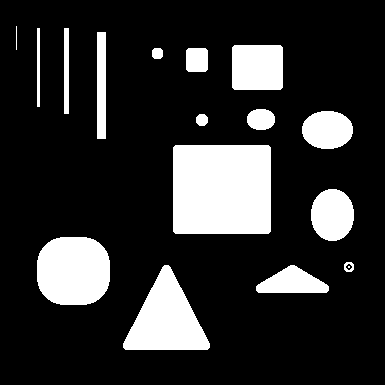
%> input picture grayscale images/shape.png, 385 x 385 px
$ octave shape_script.m   (GNU Octave 9; MATLAB toolbox functions it lacks are replaced by stand-ins)
%> lines starting %> are read from the running program, lines starting %| are printed output that depends on the picture; in (x1, y1, x2, y2) boxes, pixels count from 0 and x2, y2 are one past the last pixel; in counts of white or black regions, pixels touching at a corner belong together; the program's own positions count from 1
### utils/rescale_image.m
function h = rescale_image(F)

%rescale image values to be between 0 and 1
h = double(F);
h= h-min(min(h));
h = h/max(max(h));
end

### utils/make_circle.m
%%%%%%%%%%%%%%%%%%%%%%%%%%%%%%%%%%%%%%%%%%%%%%%%%%%%%%%%%%%%%%%%%%%%%%%%%%
%This function creates an circle as an initialization for segmentation.
%
%Input:
%   mx: height of the image
%   my: length of the image
%   r: radius of the circle
%Output:
%   Circ: circle region initialization
%%%%%%%%%%%%%%%%%%%%%%%%%%%%%%%%%%%%%%%%%%%%%%%%%%%%%%%%%%%%%%%%%%%%%%%%%%%
function Circ = make_circle(mx,my,r)

%determine center of circle
Cx = floor(mx/2);
Cy = floor(my/2);

%create circle
[columnsInImage rowsInImage] = meshgrid(1:mx, 1:my);

Circ = (rowsInImage - Cy).^2 ...
    + (columnsInImage - Cx).^2 <= r.^2;


end

### L1L2method/L1L2_two_phase.m
%%%%%%%%%%%%%%%%%%%%%%%%%%%%%%%%%%%%%%%%%%%%%%%%%%%%%%%%%%%%%%%%%%%%%%%%%%
%This function performs grayscale two phase segmentation using L1-alpha* L2
%TV.
%Input:
%   f: image
%   u_initial: initialization
%   pm: set of parameters
%
%Output:
%   u: segmentation result
%%%%%%%%%%%%%%%%%%%%%%%%%%%%%%%%%%%%%%%%%%%%%%%%%%%%%%%%%%%%%%%%%%%%%%%%%%%
function [u,c1,c2] = L1L2_two_phase(f,u_initial, pm)

    %set u
    u = u_initial;

    %compute c1 and c2
    error = 10^(-5)*eye(size(u));
    c1=sum(f(:).*u(:))./sum(u(:)+error(:));
    c2=sum(f(:).*(1-u(:)))./sum((1-u(:))+error(:));

    %compute r
    r = (c1-f).^2- (c2-f).^2;

    %run DCA algorithm
    for i = 1:pm.outer_iter
        u_old = u;

        u = PDHGLS(u, r, pm.alpha, pm.lambda, pm.c, pm.inner_iter, pm.tau, pm.beta);

        %update c1 and c2
        error = 10^(-5)*eye(size(u));
        c1=sum(f(:).*u(:))./sum(u(:)+error(:));
        c2=sum(f(:).*(1-u(:)))./sum((1-u(:))+error(:));

        %update r
        r = (c1-f).^2- (c2-f).^2;

        %compute relative error
        relerr = norm(u_old - u, 'fro')/max([norm(u_old, 'fro'), norm(u, 'fro'), eps]);

        %stopping condition
        if relerr <1e-6 && i > 2
            fprintf('Number of DCA inner iterations completed: %d \n \n', i);
            break;
        end
    end

    if i == pm.outer_iter
        fprintf('Number of DCA outer iterations completed: %d \n \n', i);
    end
end

### scripts/shape_script.m
%loading in angio image and rescaling it to [0,1]
fui8 = imread('shape.png');
%> fui8 is the input picture: size 385x385x3 uint8; 18.3% white; 17 white regions (1 under 20 px), largest, box (x1, y1, x2, y2) and area: (173, 145, 271, 234) 8710, (37, 237, 110, 305) 4300, (123, 265, 210, 350) 4183
fui8 = rgb2gray(fui8);
f = double(fui8);
[N,M] = size(f);
%> N = 385; M = 385
% fnoise = add_noise2(f,0.5);
% fg = double(fnoise);
% fg = rescale_image(fg);

fblur = imgaussfilt(f,2);
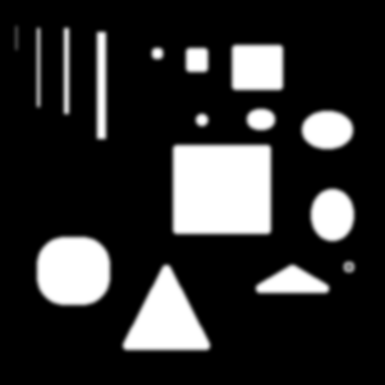
%> fblur: size 385x385 double; min 0, max 255, mean 46.6; drawn with min black and max white
fg = rescale_image(fblur);

f_clean = rescale_image(f);

%setting up parameters
pm.outer_iter = 20;
pm.alpha = 1.0;
pm.lambda = 50;
pm.c = 1e-8;
pm.inner_iter = 300;
pm.tau = 1/8;
pm.sigma = 1/8;
pm.method = 'PDHG';

%preinitialize u
u = make_circle(M,N,10);
u = double(u);

tic;
L1L2_1_u1 = L1L2_two_phase(fg, u, pm);
%> in L1L2_two_phase, `c1=sum(f(:).*u(:))./sum(u(:)+error(:));`: c1 = 1
%> in L1L2_two_phase, `c2=sum(f(:).*(1-u(:)))./sum((1-u(:))+error(:));`: c2 = 0.181
%> in L1L2_two_phase, `r = (c1-f).^2- (c2-f).^2;`:
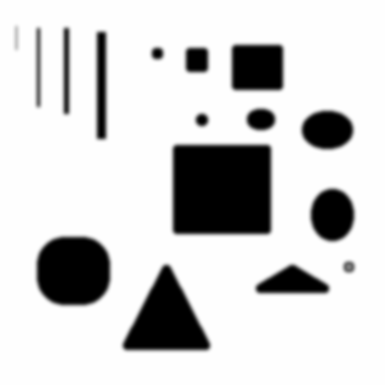
%> r: size 385x385 double; min -0.671, max 0.967, mean 0.668; drawn with min black and max white
%> the run ends on the next line

$ run again, with grayscale images/angio.jpg saved as grayscale images/shape.png
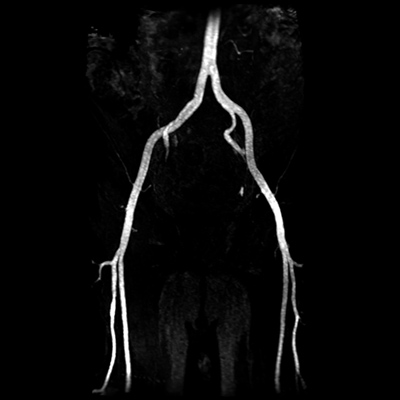
%> input picture grayscale images/angio.jpg, 400 x 400 px
%> fui8 is the input picture: size 400x400x3 uint8; min 0, max 255, mean 10.2
%> fui8: size 400x400 uint8
%> `fblur = imgaussfilt(f,2);`:
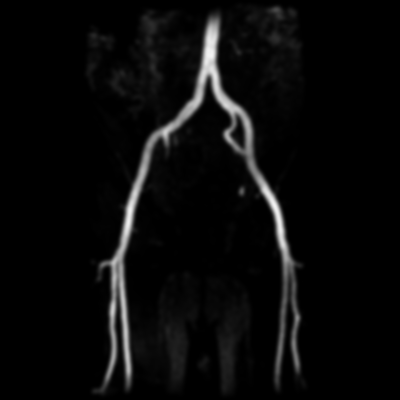
%> fblur: size 400x400 double; min 0, max 243.4, mean 10.2
%> c1 = 0.00153
%> c2 = 0.0422

$ run again, with grayscale images/hand.jpg saved as grayscale images/shape.png
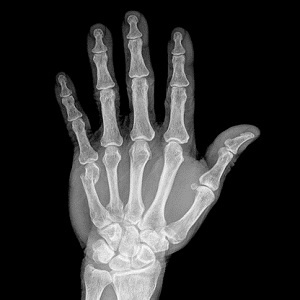
%> input picture grayscale images/hand.jpg, 300 x 300 px
%> fui8 is the input picture: size 300x300x3 uint8; min 0, max 255, mean 49.2
%> fui8: size 300x300 uint8
%> in rescale_image, `h = h/max(max(h));`:
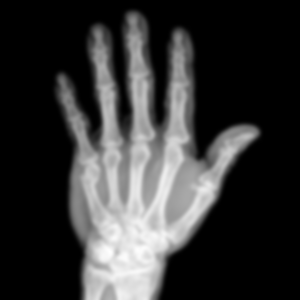
%> h: size 300x300 double; min 0, max 1, mean 0.213
%> c1 = 0.631
%> c2 = 0.211
%> in L1L2_two_phase, `r = (c1-f).^2- (c2-f).^2;`:
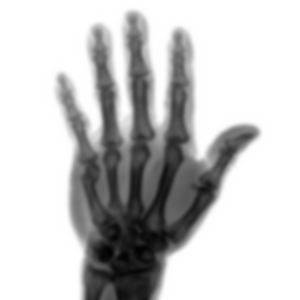
%> r: size 300x300 double; min -0.486, max 0.353, mean 0.175; drawn with min black and max white
